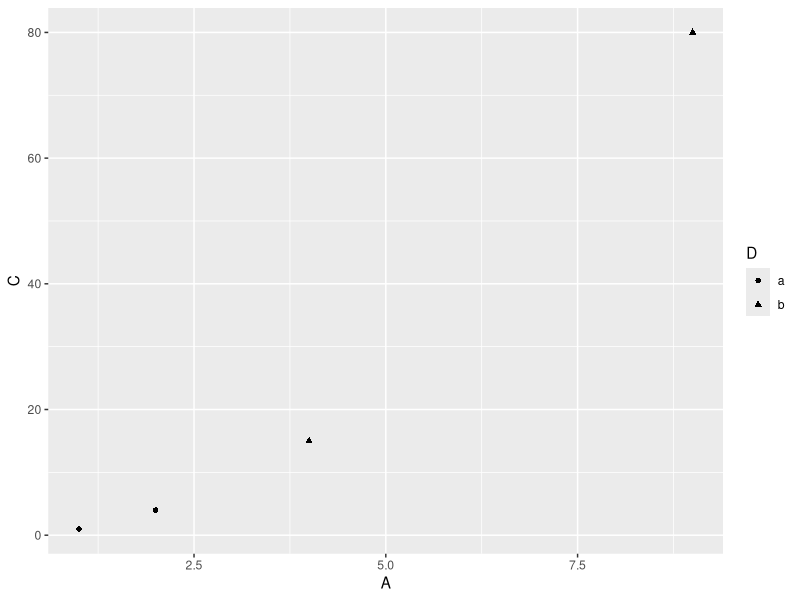
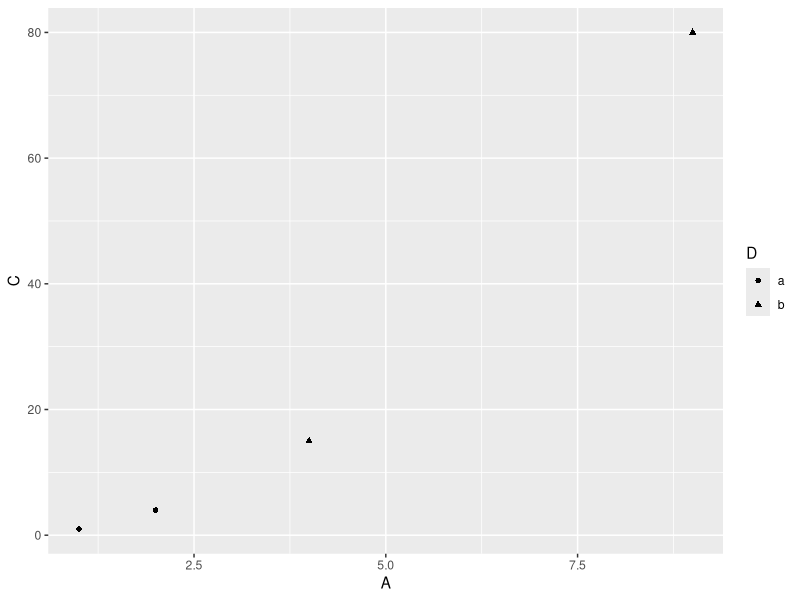

Source code (R) for these figures, in order:
## ---- chunk 1
knitr::opts_chunk$set(echo = TRUE)

library(ggplot2)

## ---- chunk 2
# Setup
A <- c(2,1,4,9)
B <- c(3,2,5,10)
C <- c(4,1,15,80)
D <- c("a", "a", "b", "b")
simple <- data.frame(A,B,C,D)

# Simple Version
ggplot(data = simple, mapping=aes(x=A, y=C, shape=D)) +
  geom_point()

# Full Version
ggplot(data = simple, mapping=aes(x=A, y=C, shape=D)) +
  layer(geom = "point",
        stat = "identity",
        position = "identity") +
  scale_x_continuous() +
  scale_y_continuous() +
  coord_cartesian() +
  facet_null()
